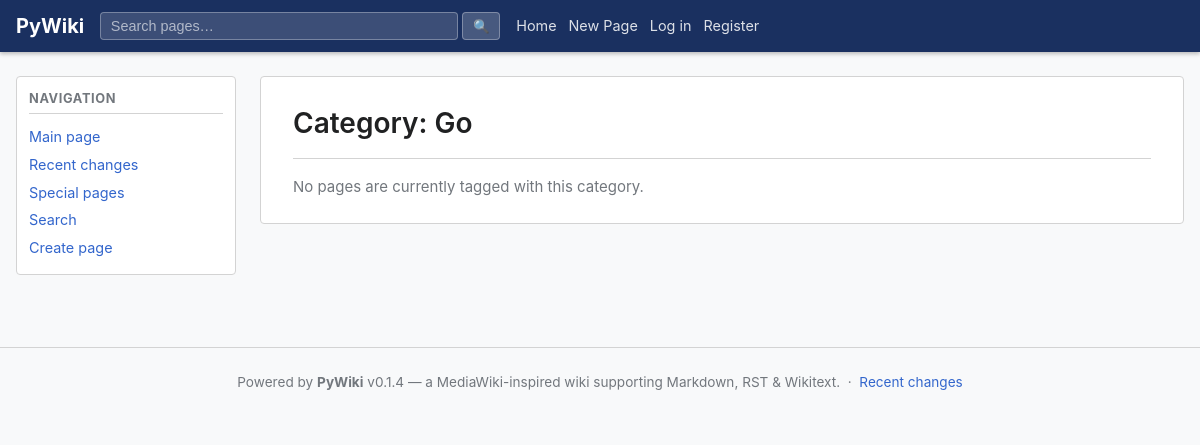
The page /category/Go on the database as committed earlier.
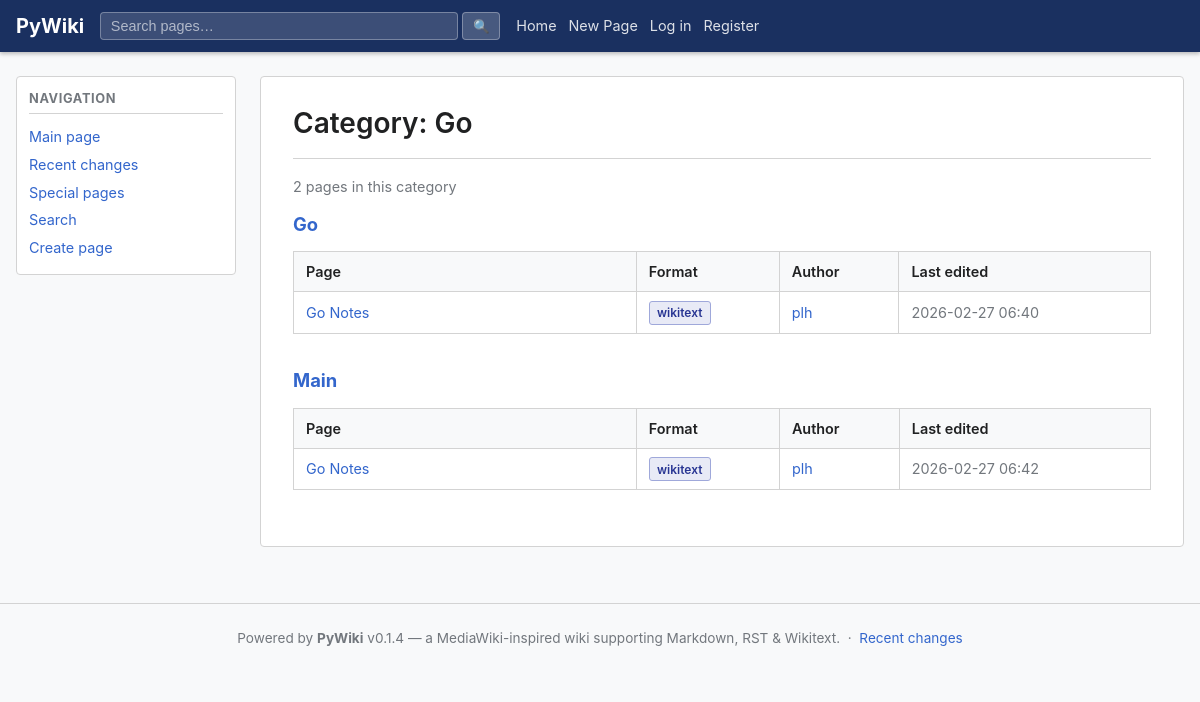
The same page on the database as committed later.
### app/models/models.py (models this page shows, shortened)
class PageVersion(Base):
    __tablename__ = "page_versions"
    __table_args__ = (
        UniqueConstraint("page_id", "version", name="uq_page_versions_page_ver"),
        Index("ix_page_versions_page_latest", "page_id", "version"),
    )
    id:         Mapped[str]        = _uuid_col(primary_key=True)
    page_id:    Mapped[str]        = mapped_column(String(36), ForeignKey("pages.id", ondelete="CASCADE"), nullable=False, index=True)
    version:    Mapped[int]        = mapped_column(Integer, nullable=False)
    content:    Mapped[str]        = mapped_column(Text, nullable=False, default="")
    format:     Mapped[str]        = mapped_column(String(16), nullable=False, default="markdown")
    rendered:   Mapped[str | None] = mapped_column(Text, nullable=True)
    author_id:  Mapped[str | None] = mapped_column(String(36), ForeignKey("users.id"), nullable=True)
    comment:    Mapped[str]        = mapped_column(String(512), default="", nullable=False)
    created_at: Mapped[datetime]   = mapped_column(DateTime(timezone=True), default=_utcnow)
    page:   Mapped["Page"]       = relationship(back_populates="versions")
    author: Mapped["User | None"] = relationship(back_populates="page_versions")

class Namespace(Base):
    __tablename__ = "namespaces"
    id:             Mapped[str]        = _uuid_col(primary_key=True)
    name:           Mapped[str]        = mapped_column(String(128), unique=True, nullable=False, index=True)
    description:    Mapped[str]        = mapped_column(Text, default="", nullable=False)
    default_format: Mapped[str]        = mapped_column(String(16), default="markdown", nullable=False)
    created_at:     Mapped[datetime]   = mapped_column(DateTime(timezone=True), default=_utcnow)
    pages: Mapped[list["Page"]] = relationship(back_populates="namespace", cascade="all, delete-orphan")

class Page(Base):
    __tablename__ = "pages"
    __table_args__ = (
        UniqueConstraint("namespace_id", "slug", name="uq_pages_ns_slug"),
    )
    id:           Mapped[str]        = _uuid_col(primary_key=True)
    namespace_id: Mapped[str]        = mapped_column(String(36), ForeignKey("namespaces.id", ondelete="CASCADE"), nullable=False, index=True)
    title:        Mapped[str]        = mapped_column(String(512), nullable=False, index=True)
    slug:         Mapped[str]        = mapped_column(String(512), nullable=False, index=True)
    created_by:   Mapped[str | None] = mapped_column(String(36), ForeignKey("users.id"), nullable=True)
    created_at:   Mapped[datetime]   = mapped_column(DateTime(timezone=True), default=_utcnow)
    namespace:   Mapped["Namespace"]           = relationship(back_populates="pages")
    creator:     Mapped["User | None"]         = relationship(foreign_keys=[created_by])
    versions:    Mapped[list["PageVersion"]]   = relationship(
        back_populates="page",
        cascade="all, delete-orphan",
        order_by="PageVersion.version",
    )
    attachments: Mapped[list["Attachment"]]   = relationship(back_populates="page", cascade="all, delete-orphan")

class User(Base):
    __tablename__ = "users"
    id:           Mapped[str]  = _uuid_col(primary_key=True)
    username:     Mapped[str]  = mapped_column(String(64),  unique=True, nullable=False, index=True)
    email:        Mapped[str]  = mapped_column(String(255), unique=True, nullable=False, index=True)
    display_name: Mapped[str]  = mapped_column(String(128), nullable=False, default="")
    password_hash:Mapped[str]  = mapped_column(String(255), nullable=False)
    is_active:    Mapped[bool] = mapped_column(Boolean, default=True, nullable=False)
    is_admin:     Mapped[bool] = mapped_column(Boolean, default=False, nullable=False)
    created_at:   Mapped[datetime] = mapped_column(DateTime(timezone=True), default=_utcnow)
    updated_at:   Mapped[datetime] = mapped_column(DateTime(timezone=True), default=_utcnow, onupdate=_utcnow)
    page_versions: Mapped[list["PageVersion"]] = relationship(back_populates="author")
    attachments:   Mapped[list["Attachment"]]  = relationship(back_populates="uploaded_by_user")

### app/ui/views.py (the view)
@router.get("/category/{category_name}", response_class=HTMLResponse)
async def category_index(
    request: Request,
    category_name: str,
    db: AsyncSession = Depends(get_db),
):
    user, new_token = await _current_user(request, db)
    pages = await page_svc.get_pages_in_category(db, category_name)
    resp = templates.TemplateResponse(
        request,
        "category.html",
        _ctx(user,
             category_name=category_name,
             pages=pages),
    )
    _apply_new_token(resp, new_token, get_settings().access_token_expire_minutes)
    return resp

### app/templates/category.html (shortened to what this page needs)
{% extends "base.html" %}
{% block content %}
<div class="page-header">
  <h1>Category: {{ category_name }}</h1>
</div>
{% if pages %}
<p class="search-count">
  {{ pages|length }} page{{ 's' if pages|length != 1 else '' }} in this category
</p>
{% set ns_groups = {} %}
{% for p in pages %}
  {% if p.namespace not in ns_groups %}
    {% set _ = ns_groups.update({p.namespace: []}) %}
  {% endif %}
  {% set _ = ns_groups[p.namespace].append(p) %}
{% endfor %}
{% for ns_name, ns_pages in ns_groups.items() | sort %}
<div class="category-group">
  <h2><a href="/wiki/{{ ns_name }}">{{ ns_name }}</a></h2>
  <table class="wiki-table">
    <thead>
      <tr>
        <th>Page</th>
        <th>Format</th>
        <th>Author</th>
        <th>Last edited</th>
      </tr>
    </thead>
    <tbody>
      {% for p in ns_pages %}
      <tr>
        <td><a href="/wiki/{{ p.namespace }}/{{ p.slug }}">{{ p.title }}</a></td>
        <td><span class="badge badge-{{ p.format }}">{{ p.format }}</span></td>
        <td class="ts">{% if p.author and p.author != 'anonymous' %}<a href="/user/{{ p.author }}">{{ p.author }}</a>{% else %}{{ p.author }}{% endif %}</td>
        <td class="ts">{{ p.updated_at.strftime('%Y-%m-%d %H:%M') if p.updated_at else '—' }}</td>
      </tr>
      {% endfor %}
    </tbody>
  </table>
</div>
{% endfor %}
{% else %}
<p class="muted">No pages are currently tagged with this category.</p>
{% endif %}
{% endblock %}

Rows that differ between the two databases and show on the page:
added PageVersion: name "Go", format "wikitext", updated_at "2026-02-27 06:40"
added Page: title "Go Notes"
now on this page (row unchanged): User: author "plh" "plh"
now on this page (row unchanged): PageVersion: name "Main"
added Page: title "Go Notes"
added PageVersion: format "wikitext", updated_at "2026-02-27 06:42"
Other text that changed with them:
{{ pages|length }}: (not shown) → "2"
{{ 's' if pages|length != 1 else '' }}: (not shown) → "s"
text no longer shown: "No pages are currently tagged with this category."
text now shown: "page in this category"
